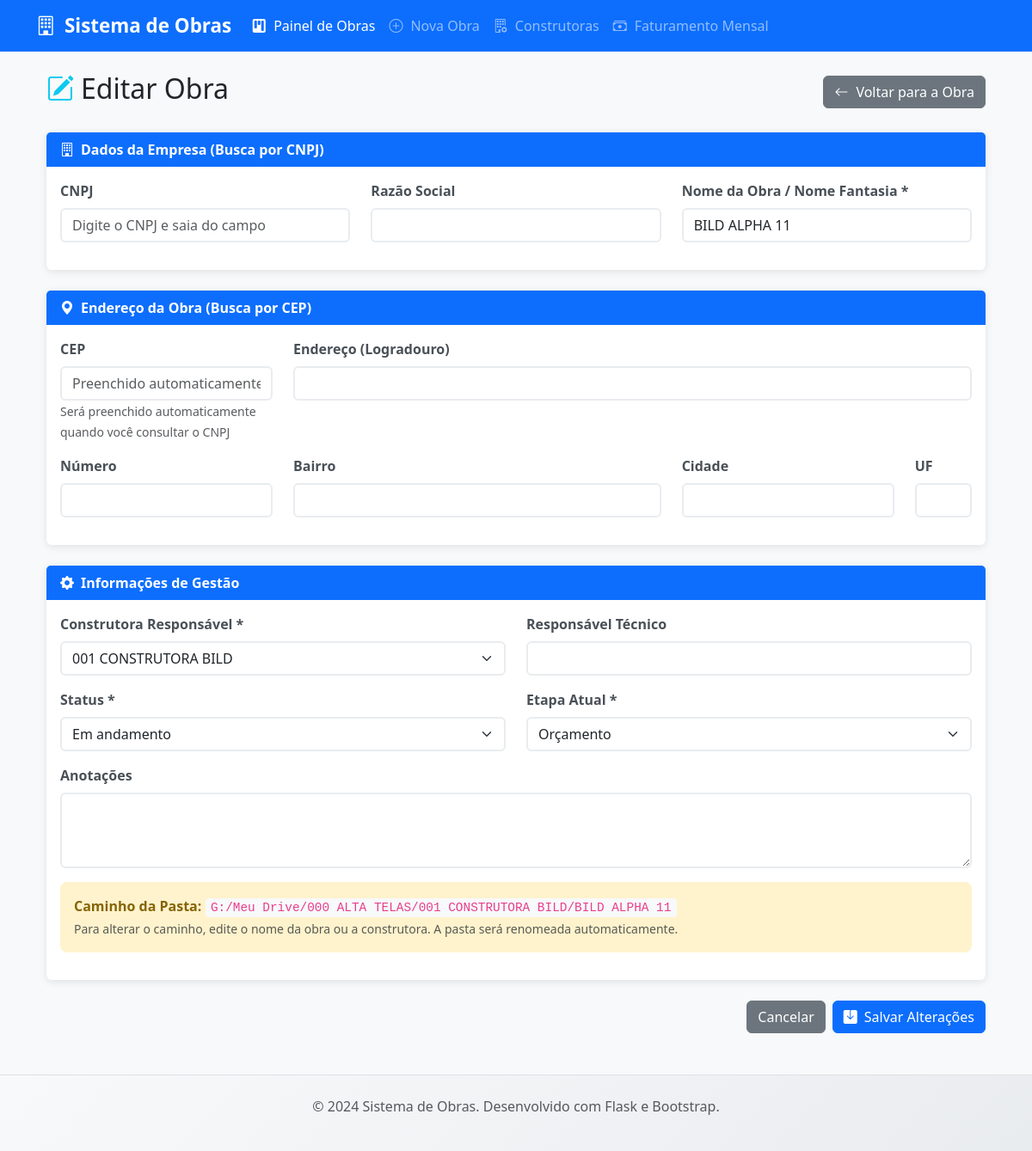
Page /editar/10 on the committed database.
### tables this page shows
CREATE TABLE obras (
            id INTEGER PRIMARY KEY AUTOINCREMENT,
            nome TEXT NOT NULL,
            construtora_id INTEGER NOT NULL,
            cidade TEXT,
            status TEXT NOT NULL DEFAULT 'Em andamento',
            responsavel TEXT,
            caminho_pasta TEXT NOT NULL,
            etapa_atual TEXT DEFAULT 'Orçamento',
            anotacoes TEXT,
            data_criacao TIMESTAMP DEFAULT CURRENT_TIMESTAMP,
            data_atualizacao TIMESTAMP DEFAULT CURRENT_TIMESTAMP, cnpj TEXT, endereco TEXT, numero TEXT, bairro TEXT, cep TEXT, uf TEXT, razao_social TEXT, nome_fantasia TEXT, estado TEXT, valor_contrato REAL DEFAULT 0.0,
            FOREIGN KEY (construtora_id) REFERENCES construtoras (id)
        );

CREATE TABLE construtoras (
            id INTEGER PRIMARY KEY AUTOINCREMENT,
            nome TEXT NOT NULL UNIQUE,
            codigo TEXT NOT NULL UNIQUE
        , razao_social TEXT, cnpj TEXT);

### app.py (the view)
@app.route('/editar/<int:id>', methods=['GET', 'POST'])
def editar_obra(id):
    conn = get_db_connection()
    if request.method == 'POST':
        obra_antiga = conn.execute(
            'SELECT * FROM obras WHERE id = ?', (id,)).fetchone()
        if obra_antiga is None:
            flash('Obra não encontrada.', 'danger')
            conn.close()
            return redirect(url_for('index'))
        caminho_antigo = obra_antiga['caminho_pasta']
        novo_nome = request.form['nome_fantasia']
        nova_construtora_id = int(request.form['construtora_id'])
        novo_cnpj = request.form.get('cnpj')
        nova_razao_social = request.form.get('razao_social')
        novo_nome_fantasia = request.form.get('nome_fantasia')
        nova_cidade = request.form.get('cidade')
        novo_estado = request.form.get('uf')
        novo_endereco = request.form.get('endereco')
        novo_numero = request.form.get('numero')
        novo_bairro = request.form.get('bairro')
        novo_cep = request.form.get('cep')
        if novo_cnpj and novo_cnpj != obra_antiga['cnpj']:
            api = EmpresaAPI()
            dados_empresa = api.get_dados_cnpj(novo_cnpj)
            if not dados_empresa.get("erro"):
                novo_nome = dados_empresa.get('nome_fantasia') or dados_empresa.get(
                    'razao_social') or novo_nome
                nova_razao_social = dados_empresa.get(
                    'razao_social', nova_razao_social)
                novo_nome_fantasia = dados_empresa.get(
                    'nome_fantasia', novo_nome_fantasia)
                if not novo_endereco:
                    novo_endereco = dados_empresa.get('logradouro', '')
                if not novo_numero:
                    novo_numero = dados_empresa.get('numero', '')
                if not novo_bairro:
                    novo_bairro = dados_empresa.get('bairro', '')
                if not nova_cidade:
                    nova_cidade = dados_empresa.get('municipio', '')
                if not novo_estado:
                    novo_estado = dados_empresa.get('uf', '')
                if not novo_cep:
                    novo_cep = dados_empresa.get('cep', '')
                flash('CNPJ consultado e dados da obra atualizados.', 'info')
        try:
            construtora_info = conn.execute(
                'SELECT codigo, nome FROM construtoras WHERE id = ?', (nova_construtora_id,)).fetchone()
            novo_caminho = gerar_caminho_pasta(
                construtora_codigo=construtora_info['codigo'],
                construtora_nome=construtora_info['nome'],
                cnpj=novo_cnpj,
                nome_obra=novo_nome,
                caminho_personalizado=request.form.get('caminho_personalizado')
            )
            if novo_caminho != caminho_antigo:
                os.makedirs(os.path.dirname(novo_caminho), exist_ok=True)
                if os.path.exists(caminho_antigo):
                    print(
                        f"DEBUG: Movendo pasta de '{caminho_antigo}' para '{novo_caminho}'")
                    os.rename(caminho_antigo, novo_caminho)
                else:
                    print(f"DEBUG: Criando nova pasta em '{novo_caminho}'")
                    os.makedirs(novo_caminho, exist_ok=True)
        except Exception as e:
            flash(f"Erro ao processar pasta: {e}", "danger")
            novo_caminho = caminho_antigo
        try:
            conn.execute('''
                UPDATE obras SET
                    nome = ?, construtora_id = ?, cidade = ?, status = ?, responsavel = ?,
                    caminho_pasta = ?, etapa_atual = ?, anotacoes = ?, data_atualizacao = CURRENT_TIMESTAMP,
                    cnpj = ?, endereco = ?, numero = ?, bairro = ?, cep = ?, estado = ?, razao_social = ?,
                    nome_fantasia = ?
                WHERE id = ?
            ''', (
                novo_nome, nova_construtora_id, nova_cidade, request.form.get(
                    'status'), request.form.get('responsavel'),
                novo_caminho, request.form.get('etapa_atual'),
                request.form.get('anotacoes'), novo_cnpj,
                novo_endereco, novo_numero,
                novo_bairro, novo_cep,
                novo_estado, nova_razao_social, novo_nome_fantasia, id
            ))
            conn.commit()
            flash('Obra atualizada com sucesso!', 'success')
        except sqlite3.Error as e:
            conn.rollback()
            flash(f"Erro ao atualizar banco: {e}", "danger")
        finally:
            conn.close()
        return redirect(url_for('visualizar_obra', id=id))
    else:
        query = """
            SELECT o.*, c.nome as construtora_nome, c.razao_social as construtora_razao_social
            FROM obras o
            LEFT JOIN construtoras c ON o.construtora_id = c.id
            WHERE o.id = ?
        """
        obra = conn.execute(query, (id,)).fetchone()
        if obra is None:
            flash('Obra não encontrada.', 'danger')
            conn.close()
            return redirect(url_for('index'))
        construtoras_list = conn.execute(
            'SELECT * FROM construtoras ORDER BY nome').fetchall()
        etapas_era_list = list(Obra.get_etapas_era().keys())
        conn.close()
        return render_template('editar.html',
                               obra=obra,
                               construtoras=construtoras_list,
                               etapas_era=etapas_era_list)

### database.py (called while the page is built)
def get_db_connection():
    conn = sqlite3.connect(DATABASE_PATH)
    conn.row_factory = sqlite3.Row
    conn.execute("PRAGMA foreign_keys = ON;")
    return conn

### models/obra_model.py (called while the page is built)
    @staticmethod
    def get_etapas_era():
        return {
            'Orçamento': ['Solicitação recebida', 'Proposta enviada', 'Aguardando aprovação'],
            'Projeto': ['Projeto SLQA', 'Projeto Piso a Piso', 'Projeto Bandeja', 'Projeto Fachadeira / Guarda-corpo', 'ART emitida'],
            'Execução': ['SLQA executado', 'Piso a Piso executado', 'Fachadeira executada', 'Bandeja executada', 'Linha de vida executada'],
            'Faturamento': ['Primeira medição feita', 'NFS emitida', 'Pagamento confirmado'],
            'Encerramento': ['Obra finalizada', 'Relatórios entregues', 'Feedback registrado']
        }

### templates/editar.html (shortened to what this page needs)
{% extends "base.html" %}
{% block content %}
<div class="container mt-4">
    <div class="d-flex justify-content-between align-items-center mb-4">
        <h2><i class="bi bi-pencil-square me-2"></i>Editar Obra</h2>
        <a href="{{ url_for('visualizar_obra', id=obra.id) }}" class="btn btn-secondary">
            <i class="bi bi-arrow-left"></i> Voltar para a Obra
        </a>
    </div>
    <form method="POST" action="{{ url_for('editar_obra', id=obra.id) }}" class="needs-validation" novalidate>
        <div class="card mb-4">
            <div class="card-header bg-primary text-white">
                <i class="bi bi-building me-2"></i>Dados da Empresa (Busca por CNPJ)
            </div>
            <div class="card-body">
                <div class="row">
                    <div class="col-md-4 mb-3">
                        <label for="cnpj" class="form-label">CNPJ</label>
                        <input type="text" class="form-control" id="cnpj" name="cnpj"
                            placeholder="Digite o CNPJ e saia do campo" value="{{ obra.cnpj or '' }}">
                    </div>
                    <div class="col-md-4 mb-3">
                        <label for="razao_social" class="form-label">Razão Social</label>
                        <input type="text" class="form-control" id="razao_social" name="razao_social"
                            value="{{ obra.construtora_razao_social or '' }}" readonly>
                    </div>
                    <div class="col-md-4 mb-3">
                        <label for="nome_fantasia" class="form-label">Nome da Obra / Nome Fantasia *</label>
                        <input type="text" class="form-control" id="nome_fantasia" name="nome_fantasia"
                            value="{{ obra.nome }}" required>
                    </div>
                </div>
            </div>
        </div>
        <div class="card mb-4">
            <div class="card-header bg-primary text-white">
                <i class="bi bi-geo-alt-fill me-2"></i>Endereço da Obra (Busca por CEP)
            </div>
            <div class="card-body">
                <div class="row">
                    <div class="col-md-3 mb-3">
                        <label for="cep" class="form-label">CEP</label>
                        <input type="text" class="form-control" id="cep" name="cep"
                            placeholder="Preenchido automaticamente com o CNPJ" value="{{ obra.cep or '' }}" readonly>
                        <small class="form-text text-muted">Será preenchido automaticamente quando você consultar o
                            CNPJ</small>
                    </div>
                    <div class="col-md-9 mb-3">
                        <label for="endereco" class="form-label">Endereço (Logradouro)</label>
                        <input type="text" class="form-control" id="endereco" name="endereco"
                            value="{{ obra.endereco or '' }}">
                    </div>
                </div>
                <div class="row">
                    <div class="col-md-3 mb-3">
                        <label for="numero" class="form-label">Número</label>
                        <input type="text" class="form-control" id="numero" name="numero"
                            value="{{ obra.numero or '' }}">
                    </div>
                    <div class="col-md-5 mb-3">
                        <label for="bairro" class="form-label">Bairro</label>
                        <input type="text" class="form-control" id="bairro" name="bairro"
                            value="{{ obra.bairro or '' }}">
                    </div>
                    <div class="col-md-3 mb-3">
                        <label for="cidade" class="form-label">Cidade</label>
                        <input type="text" class="form-control" id="cidade" name="cidade"
                            value="{{ obra.cidade or '' }}">
                    </div>
                    <div class="col-md-1 mb-3">
                        <label for="uf" class="form-label">UF</label>
                        <input type="text" class="form-control" id="uf" name="uf" value="{{ obra.uf or '' }}">
                    </div>
                </div>
            </div>
        </div>
        <div class="card mb-4">
            <div class="card-header bg-primary text-white">
                <i class="bi bi-gear-fill me-2"></i>Informações de Gestão
            </div>
            <div class="card-body">
                <div class="row">
                    <div class="col-md-6 mb-3">
                        <label for="construtora_id" class="form-label">Construtora Responsável *</label>
                        <select class="form-select" id="construtora_id" name="construtora_id" required>
                            {% for c in construtoras %}
                            <option value="{{ c.id }}" {% if c.id==obra.construtora_id %}selected{% endif %}>{{ c.nome
                                }}</option>
                            {% endfor %}
                        </select>
                    </div>
                    <div class="col-md-6 mb-3">
                        <label for="responsavel" class="form-label">Responsável Técnico</label>
                        <input type="text" class="form-control" id="responsavel" name="responsavel"
                            value="{{ obra.responsavel or '' }}">
                    </div>
                    <div class="col-md-6 mb-3">
                        <label for="status" class="form-label">Status *</label>
                        <select class="form-select" id="status" name="status" required>
                            <option value="Em andamento" {% if obra.status=='Em andamento' %}selected{% endif %}>Em
                                andamento</option>
                        </select>
                    </div>
                    <div class="col-md-6 mb-3">
                        <label for="etapa_atual" class="form-label">Etapa Atual *</label>
                        <select class="form-select" id="etapa_atual" name="etapa_atual" required>
                            {% for etapa in etapas_era %}
                            <option value="{{ etapa }}" {% if etapa==obra.etapa_atual %}selected{% endif %}>{{ etapa }}
                            </option>
                            {% endfor %}
                        </select>
                    </div>
                </div>
                <div class="mb-3">
                    <label for="anotacoes" class="form-label">Anotações</label>
                    <textarea class="form-control" id="anotacoes" name="anotacoes"
                        rows="3">{{ obra.anotacoes or '' }}</textarea>
                </div>
                <div class="alert alert-warning">
                    <strong>Caminho da Pasta:</strong> <code>{{ obra.caminho_pasta }}</code>
                    <br>
                    <small class="text-muted">Para alterar o caminho, edite o nome da obra ou a construtora. A pasta
                        será renomeada automaticamente.</small>
                </div>
            </div>
        </div>
        <div class="mt-4 d-flex justify-content-end">
            <a href="{{ url_for('visualizar_obra', id=obra.id) }}" class="btn btn-secondary me-2">Cancelar</a>
            <button type="submit" class="btn btn-primary">
                <i class="bi bi-save-fill me-2"></i>Salvar Alterações
            </button>
        </div>
    </form>
</div>
{% endblock %}

### static/style.css (style rules this page uses)
body { background-color: #f8f9fa; font-family: 'Segoe UI', Tahoma, Geneva, Verdana, sans-serif; }
.card { border: none; box-shadow: 0 2px 10px rgba(0,0,0,0.1); transition: all 0.3s ease; }
.card-header { border-bottom: none; font-weight: 600; }
.btn { border-radius: 6px; font-weight: 500; transition: all 0.3s ease; }
.form-control, .form-select { border-radius: 6px; border: 2px solid #e9ecef; transition: all 0.3s ease; }
.form-label { font-weight: 600; color: #495057; margin-bottom: 0.5rem; }
.alert { border: none; border-radius: 8px; font-weight: 500; }
.alert-warning { background-color: #fff3cd; color: #856404; }
.bi { margin-right: 0.3rem; }
code { background-color: #f8f9fa; color: #e83e8c; padding: 0.2rem 0.4rem; border-radius: 4px; font-size: 0.9em; }
.bi-pencil-square { color: #0dcaf0; }

### rows in the picture
obras: nome_fantasia "BILD ALPHA 11", construtora_id "001 CONSTRUTORA BILD", status "Em andamento", etapa_atual "Orçamento", caminho_pasta "G:/Meu Drive/000 ALTA TELAS/001 CONSTRUTORA BILD/BILD ALPHA 11"
